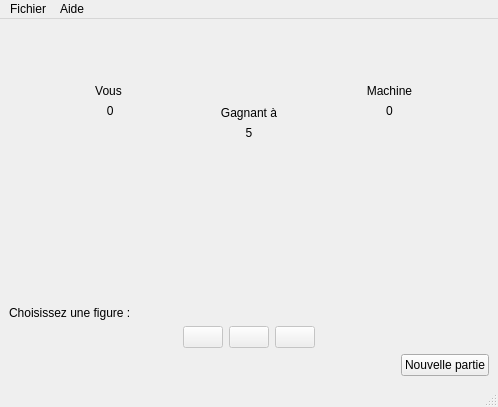
<?xml version="1.0" encoding="UTF-8"?>
<ui version="4.0">
 <class>ChifoumiVue</class>
 <widget class="QMainWindow" name="ChifoumiVue">
  <property name="geometry">
   <rect>
    <x>0</x>
    <y>0</y>
    <width>498</width>
    <height>407</height>
   </rect>
  </property>
  <property name="windowTitle">
   <string>ChifoumiVue</string>
  </property>
  <widget class="QWidget" name="centralwidget">
   <layout class="QHBoxLayout" name="horizontalLayout">
    <item>
     <layout class="QVBoxLayout" name="layoutPrincipal">
      <item>
       <layout class="QHBoxLayout" name="layoutVersus">
        <item>
         <spacer name="horizontalSpacer_7">
          <property name="orientation">
           <enum>Qt::Horizontal</enum>
          </property>
          <property name="sizeHint" stdset="0">
           <size>
            <width>40</width>
            <height>20</height>
           </size>
          </property>
         </spacer>
        </item>
        <item>
         <layout class="QVBoxLayout" name="layoutJoueur">
          <item>
           <spacer name="verticalSpacer">
            <property name="orientation">
             <enum>Qt::Vertical</enum>
            </property>
            <property name="sizeHint" stdset="0">
             <size>
              <width>20</width>
              <height>40</height>
             </size>
            </property>
           </spacer>
          </item>
          <item>
           <widget class="QLabel" name="lNomJoueur">
            <property name="text">
             <string>Vous</string>
            </property>
            <property name="alignment">
             <set>Qt::AlignCenter</set>
            </property>
           </widget>
          </item>
          <item>
           <widget class="QLabel" name="lScoreJoueur">
            <property name="text">
             <string> 0</string>
            </property>
            <property name="alignment">
             <set>Qt::AlignCenter</set>
            </property>
           </widget>
          </item>
          <item>
           <widget class="QLabel" name="lChoixJoueur">
            <property name="minimumSize">
             <size>
              <width>115</width>
              <height>115</height>
             </size>
            </property>
            <property name="maximumSize">
             <size>
              <width>115</width>
              <height>115</height>
             </size>
            </property>
            <property name="text">
             <string/>
            </property>
            <property name="pixmap">
             <pixmap resource="ressourcesChifoumi.qrc">:/chifoumi/images/rien_115.png</pixmap>
            </property>
            <property name="scaledContents">
             <bool>true</bool>
            </property>
           </widget>
          </item>
          <item>
           <spacer name="verticalSpacer_3">
            <property name="orientation">
             <enum>Qt::Vertical</enum>
            </property>
            <property name="sizeHint" stdset="0">
             <size>
              <width>20</width>
              <height>40</height>
             </size>
            </property>
           </spacer>
          </item>
         </layout>
        </item>
        <item>
         <spacer name="horizontalSpacer_5">
          <property name="orientation">
           <enum>Qt::Horizontal</enum>
          </property>
          <property name="sizeHint" stdset="0">
           <size>
            <width>40</width>
            <height>20</height>
           </size>
          </property>
         </spacer>
        </item>
        <item>
         <layout class="QVBoxLayout" name="verticalLayout_3">
          <item>
           <spacer name="verticalSpacer_6">
            <property name="orientation">
             <enum>Qt::Vertical</enum>
            </property>
            <property name="sizeHint" stdset="0">
             <size>
              <width>20</width>
              <height>40</height>
             </size>
            </property>
           </spacer>
          </item>
          <item>
           <widget class="QLabel" name="label">
            <property name="text">
             <string>Gagnant à</string>
            </property>
            <property name="alignment">
             <set>Qt::AlignCenter</set>
            </property>
           </widget>
          </item>
          <item>
           <widget class="QLabel" name="lLimiteScore">
            <property name="text">
             <string>5</string>
            </property>
            <property name="alignment">
             <set>Qt::AlignCenter</set>
            </property>
           </widget>
          </item>
          <item>
           <widget class="QLabel" name="lVersus">
            <property name="minimumSize">
             <size>
              <width>70</width>
              <height>70</height>
             </size>
            </property>
            <property name="maximumSize">
             <size>
              <width>70</width>
              <height>70</height>
             </size>
            </property>
            <property name="text">
             <string/>
            </property>
            <property name="pixmap">
             <pixmap resource="ressourcesChifoumi.qrc">:/chifoumi/images/versus_70.png</pixmap>
            </property>
           </widget>
          </item>
          <item>
           <spacer name="verticalSpacer_5">
            <property name="orientation">
             <enum>Qt::Vertical</enum>
            </property>
            <property name="sizeHint" stdset="0">
             <size>
              <width>20</width>
              <height>40</height>
             </size>
            </property>
           </spacer>
          </item>
         </layout>
        </item>
        <item>
         <spacer name="horizontalSpacer_6">
          <property name="orientation">
           <enum>Qt::Horizontal</enum>
          </property>
          <property name="sizeHint" stdset="0">
           <size>
            <width>40</width>
            <height>20</height>
           </size>
          </property>
         </spacer>
        </item>
        <item>
         <layout class="QVBoxLayout" name="layoutMachine">
          <item>
           <spacer name="verticalSpacer_2">
            <property name="orientation">
             <enum>Qt::Vertical</enum>
            </property>
            <property name="sizeHint" stdset="0">
             <size>
              <width>20</width>
              <height>40</height>
             </size>
            </property>
           </spacer>
          </item>
          <item>
           <widget class="QLabel" name="lNomMachine">
            <property name="text">
             <string>Machine</string>
            </property>
            <property name="alignment">
             <set>Qt::AlignCenter</set>
            </property>
            <property name="margin">
             <number>0</number>
            </property>
           </widget>
          </item>
          <item>
           <widget class="QLabel" name="lScoreMachine">
            <property name="text">
             <string>0</string>
            </property>
            <property name="alignment">
             <set>Qt::AlignCenter</set>
            </property>
           </widget>
          </item>
          <item>
           <widget class="QLabel" name="lChoixMachine">
            <property name="minimumSize">
             <size>
              <width>115</width>
              <height>115</height>
             </size>
            </property>
            <property name="maximumSize">
             <size>
              <width>115</width>
              <height>115</height>
             </size>
            </property>
            <property name="text">
             <string/>
            </property>
            <property name="pixmap">
             <pixmap resource="ressourcesChifoumi.qrc">:/chifoumi/images/rien_115.png</pixmap>
            </property>
            <property name="scaledContents">
             <bool>true</bool>
            </property>
           </widget>
          </item>
          <item>
           <spacer name="verticalSpacer_4">
            <property name="orientation">
             <enum>Qt::Vertical</enum>
            </property>
            <property name="sizeHint" stdset="0">
             <size>
              <width>20</width>
              <height>40</height>
             </size>
            </property>
           </spacer>
          </item>
         </layout>
        </item>
        <item>
         <spacer name="horizontalSpacer_8">
          <property name="orientation">
           <enum>Qt::Horizontal</enum>
          </property>
          <property name="sizeHint" stdset="0">
           <size>
            <width>40</width>
            <height>20</height>
           </size>
          </property>
         </spacer>
        </item>
       </layout>
      </item>
      <item>
       <layout class="QHBoxLayout" name="layoutChoix">
        <item>
         <widget class="QLabel" name="lChoixFig">
          <property name="text">
           <string>Choisissez une figure :</string>
          </property>
          <property name="alignment">
           <set>Qt::AlignBottom|Qt::AlignLeading|Qt::AlignLeft</set>
          </property>
         </widget>
        </item>
        <item>
         <spacer name="horizontalSpacer">
          <property name="orientation">
           <enum>Qt::Horizontal</enum>
          </property>
          <property name="sizeHint" stdset="0">
           <size>
            <width>40</width>
            <height>20</height>
           </size>
          </property>
         </spacer>
        </item>
       </layout>
      </item>
      <item>
       <layout class="QHBoxLayout" name="layoutFigures">
        <item>
         <spacer name="horizontalSpacer_3">
          <property name="orientation">
           <enum>Qt::Horizontal</enum>
          </property>
          <property name="sizeHint" stdset="0">
           <size>
            <width>40</width>
            <height>20</height>
           </size>
          </property>
         </spacer>
        </item>
        <item>
         <widget class="QPushButton" name="bPierre">
          <property name="enabled">
           <bool>false</bool>
          </property>
          <property name="maximumSize">
           <size>
            <width>100</width>
            <height>100</height>
           </size>
          </property>
          <property name="cursor">
           <cursorShape>PointingHandCursor</cursorShape>
          </property>
          <property name="text">
           <string/>
          </property>
          <property name="icon">
           <iconset resource="ressourcesChifoumi.qrc">
            <normaloff>:/chifoumi/images/pierre_115.png</normaloff>:/chifoumi/images/pierre_115.png</iconset>
          </property>
          <property name="iconSize">
           <size>
            <width>100</width>
            <height>100</height>
           </size>
          </property>
         </widget>
        </item>
        <item>
         <widget class="QPushButton" name="bPapier">
          <property name="enabled">
           <bool>false</bool>
          </property>
          <property name="maximumSize">
           <size>
            <width>100</width>
            <height>100</height>
           </size>
          </property>
          <property name="cursor">
           <cursorShape>PointingHandCursor</cursorShape>
          </property>
          <property name="text">
           <string/>
          </property>
          <property name="icon">
           <iconset resource="ressourcesChifoumi.qrc">
            <normaloff>:/chifoumi/images/papier_115.png</normaloff>:/chifoumi/images/papier_115.png</iconset>
          </property>
          <property name="iconSize">
           <size>
            <width>100</width>
            <height>100</height>
           </size>
          </property>
         </widget>
        </item>
        <item>
         <widget class="QPushButton" name="bCiseaux">
          <property name="enabled">
           <bool>false</bool>
          </property>
          <property name="maximumSize">
           <size>
            <width>100</width>
            <height>100</height>
           </size>
          </property>
          <property name="cursor">
           <cursorShape>PointingHandCursor</cursorShape>
          </property>
          <property name="text">
           <string/>
          </property>
          <property name="icon">
           <iconset resource="ressourcesChifoumi.qrc">
            <normaloff>:/chifoumi/images/ciseau_115.png</normaloff>:/chifoumi/images/ciseau_115.png</iconset>
          </property>
          <property name="iconSize">
           <size>
            <width>100</width>
            <height>100</height>
           </size>
          </property>
         </widget>
        </item>
        <item>
         <spacer name="horizontalSpacer_4">
          <property name="orientation">
           <enum>Qt::Horizontal</enum>
          </property>
          <property name="sizeHint" stdset="0">
           <size>
            <width>40</width>
            <height>20</height>
           </size>
          </property>
         </spacer>
        </item>
       </layout>
      </item>
      <item>
       <layout class="QHBoxLayout" name="layoutPied">
        <item>
         <spacer name="horizontalSpacer_2">
          <property name="orientation">
           <enum>Qt::Horizontal</enum>
          </property>
          <property name="sizeHint" stdset="0">
           <size>
            <width>40</width>
            <height>20</height>
           </size>
          </property>
         </spacer>
        </item>
        <item>
         <widget class="QPushButton" name="bNouv">
          <property name="cursor">
           <cursorShape>PointingHandCursor</cursorShape>
          </property>
          <property name="text">
           <string>Nouvelle partie</string>
          </property>
         </widget>
        </item>
       </layout>
      </item>
     </layout>
    </item>
   </layout>
  </widget>
  <widget class="QMenuBar" name="menubar">
   <property name="geometry">
    <rect>
     <x>0</x>
     <y>0</y>
     <width>498</width>
     <height>20</height>
    </rect>
   </property>
   <widget class="QMenu" name="menuFichier">
    <property name="title">
     <string>Fichier</string>
    </property>
    <addaction name="actionParametrer"/>
    <addaction name="separator"/>
    <addaction name="actionQuitter"/>
   </widget>
   <widget class="QMenu" name="menuAide">
    <property name="title">
     <string>Aide</string>
    </property>
    <addaction name="actionA_propos_de"/>
   </widget>
   <addaction name="menuFichier"/>
   <addaction name="menuAide"/>
  </widget>
  <widget class="QStatusBar" name="statusbar"/>
  <action name="actionA_propos_de">
   <property name="icon">
    <iconset resource="ressourcesChifoumi.qrc">
     <normaloff>:/chifoumi/images/AproposDe.png</normaloff>:/chifoumi/images/AproposDe.png</iconset>
   </property>
   <property name="text">
    <string>À propos de...</string>
   </property>
   <property name="shortcut">
    <string>Alt+A</string>
   </property>
  </action>
  <action name="actionQuitter">
   <property name="icon">
    <iconset resource="ressourcesChifoumi.qrc">
     <normaloff>:/chifoumi/images/Quitter.png</normaloff>:/chifoumi/images/Quitter.png</iconset>
   </property>
   <property name="text">
    <string>Quitter</string>
   </property>
   <property name="shortcut">
    <string>Ctrl+W</string>
   </property>
  </action>
  <action name="actionParametrer">
   <property name="icon">
    <iconset resource="ressourcesChifoumi.qrc">
     <normaloff>:/chifoumi/images/Parametrage.png</normaloff>:/chifoumi/images/Parametrage.png</iconset>
   </property>
   <property name="text">
    <string>Parametrer</string>
   </property>
   <property name="shortcut">
    <string>Alt+P</string>
   </property>
  </action>
 </widget>
 <resources>
  <include location="ressourcesChifoumi.qrc"/>
 </resources>
 <connections/>
</ui>
